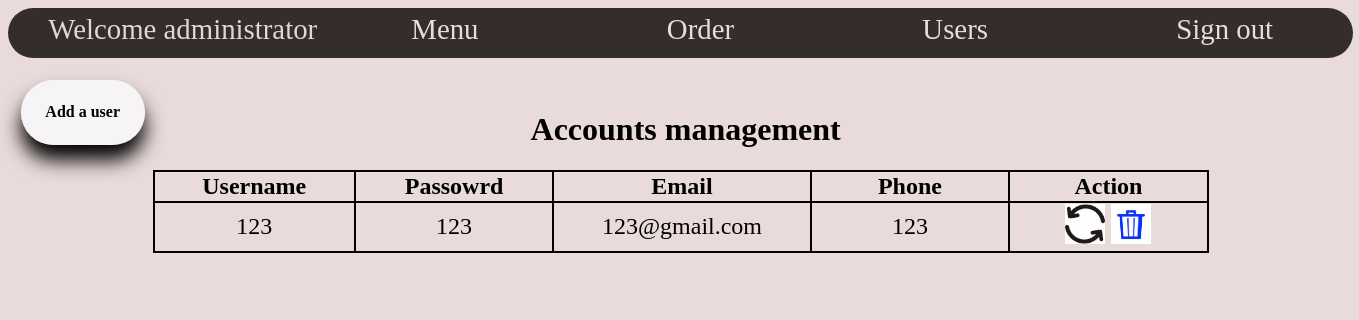
Page /admin/user.php (signed in) on the committed database.
### tables this page shows
CREATE TABLE `user` (
  `id` int(11) NOT NULL,
  `username` text NOT NULL,
  `userpassword` text NOT NULL,
  `email` text NOT NULL,
  `phone` text NOT NULL
);

### admin/user.php (the view, shortened to what this page needs)
<?php
   include("functions/connection.php");
?>
<html>
<head>
   <link href="pages style/mainpage.css" rel="stylesheet">
</head>
<body>
   <div id="box1">
       <section id="text">Welcome administrator<a href="menu.php" id="menubutton">Menu</a><a href="order.php" id="orderbutton">Order</a><a href="user.php" id="userbutton">Users</a><a href="logout.php" id="logoutbutton">Sign out</a><section>
   </div>
   <div style="margin:0 auto; height: 4%;"></div>
   <div style="margin:0 auto; width:1300px; min-width:1320px;">
   <div id="box2"><h1 align="center">Accounts management</h1></div>
   <div id="addanitem">
       <a href="addauser.php" id="addanitem"><h4>Add a user</h4></a>
   </div>
   <table class="table">
     <thead>
        <tr>
          <th width="10%">Username</th>
          <th width="10%">Passowrd</th>
          <th width="10%">Email</th>
          <th width="10%">Phone</th>
          <th width="10%">Action</th>
        </tr>
     </thead>
       <?php
         $query="select * from user order by id asc";
         $result= mysqli_query($con,$query);
         while($row = mysqli_fetch_array($result))
         {
            ?>
                <tr>
                   <td align="center"><?php echo $row['username'] ?></td>
                   <td align="center"><?php echo $row['userpassword'] ?></td>
                   <td align="center"><?php echo $row['email'] ?></td>
                   <td align="center"><?php echo $row['phone'] ?></td>
                   <td align="center" id="deletebox">
                   <abbr title="Update the user account"><a href="functions/updateuser.php?update=<?php echo $row['id'] ?>" id="delete"><img src="../images/update.jpg" width="40px" height="40px"/></a></abbr>
                   <abbr title="Delete the user account"><a href="functions/deleteuser.php?delete=<?php echo $row['id'] ?>" id="delete"><img src="../images/delete.jpg" width="40px" height="40px"/></a></abbr></td>
                </tr>
            <?php
         }
       ?>
    </table>
</div>
</body>
</html>

### admin/pages style/mainpage.css (style rules this page uses)
body { background-color: #EADBDB; width:99%; min-width:1341px; height:100%; min-height: 600px; }
#box1 { font-size: 180%; background-color: #352D2B; width: 99%; min-width: 1330px;; height: 50px; min-height: 50px; max-height: 50px; border-radius: 200px; position: fixed; }
#box2 { margin-top: 50px; margin-right:500px; float: right; }
#text { position: relative; left: 3%; top: 10%; width: 70%; color: #DCD9D9; }
a#menubutton { text-decoration: none; position: relative; left: 10%; color: #E6DEDC; }
a#orderbutton { text-decoration: none; position: relative; left: 30%; color: #E6DEDC; }
a#userbutton { text-decoration: none; position: relative; left: 50%; color: #E6DEDC; }
a#logoutbutton { text-decoration: none; position: relative; left: 70%; color: #E6DEDC; }
div#addanitem { width: 120px; min-width: 120px; background: rgba(250,250,255,.8); box-shadow: 0 15px 20px rgba(0,0,0,2); padding: 2px; border-radius: 190px; text-align: center; margin: auto; position: fixed; float: left; margin-top: 40px; }
a#addanitem { text-decoration: none; color:black ; }
.table { border-collapse: collapse; margin: 30px auto; font-size: 150%; width: 80%; }
td,th { border: 2px solid black; }
a#delete { text-decoration: none; }

### rows in the picture
user: username "123", userpassword "123", email "123@gmail.com", phone "123"
